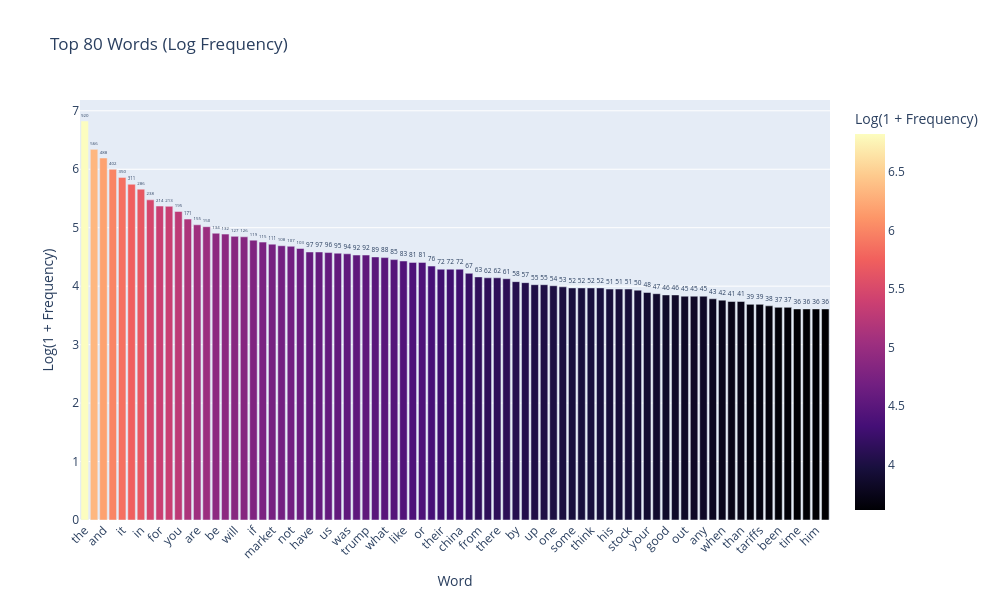

Source (notebook cell):
### Code cell
import numpy as np
import pandas as pd
import plotly.express as px

# Assuming you already have:
# count_vect = CountVectorizer(...)
# X = count_vect.fit_transform(df['text'].astype(str))

# Get raw word counts from sparse matrix
word_counts = X.sum(axis=0).A1  # shape: (n_features,)
feature_names = count_vect.get_feature_names_out()

# Get top 80 terms by frequency
top_n = 80
top_indices = word_counts.argsort()[-top_n:][::-1]

# Extract top words and their raw counts
top_words = feature_names[top_indices]
top_counts = word_counts[top_indices]

# Apply safe log transform: log(1 + count)
top_counts_log = np.log1p(top_counts)

# Create DataFrame for Plotly
df_terms = pd.DataFrame({
    'Term': top_words,
    'Log Frequency': top_counts_log  # ← clearly labeled!
})

# Create interactive bar chart
fig = px.bar(
    df_terms,
    x='Term',
    y='Log Frequency',
    title=f'Top {top_n} Words (Log Frequency)',
    labels={'Term': 'Word', 'Log Frequency': 'Log(1 + Frequency)'},
    color='Log Frequency',
    color_continuous_scale='magma',
    text=top_counts  # show RAW counts on bars (more intuitive)
)

# Improve layout
fig.update_layout(
    xaxis_tickangle=-45,
    height=600,
    width=1000,
    showlegend=False
)

# Optional: format hover and text
fig.update_traces(
    hovertemplate="<b>%{x}</b><br>Raw Count: %{text}<br>Log Freq: %{y:.2f}<extra></extra>",
    texttemplate="%{text}",
    textposition="outside"
)

fig.show()

### Figure 1 — Plotly figure (JSON) as saved in the notebook; plotly's stock layout.template omitted (floating-point values rounded to 4 significant figures)
{"data": [{"hovertemplate": "<b>%{x}</b><br>Raw Count: %{text}<br>Log Freq: %{y:.2f}<extra></extra>", "legendgroup": "", "marker": {"color": [6.825, 6.34, 6.192, 5.999, 5.861, 5.743, 5.659, 5.476, 5.371, 5.366, 5.278, 5.147, 5.05, 5.017, 4.905, 4.89, 4.852, 4.844, 4.787, 4.754, 4.718, 4.691, 4.682, 4.644, 4.585, 4.585, 4.575, 4.564, 4.554, 4.533, 4.533, 4.5, 4.489, 4.454, 4.431, 4.407, 4.407, 4.344, 4.29, 4.29, 4.29, 4.22, 4.159, 4.143, 4.143, 4.127, 4.078, 4.06, 4.025, 4.025, 4.007, 3.989, 3.97, 3.97, 3.97, 3.97, 3.951, 3.951, 3.951, 3.932, 3.892, 3.871, 3.85, 3.85, 3.829, 3.829, 3.829, 3.784, 3.761, 3.738, 3.738, 3.689, 3.689, 3.664, 3.638, 3.638, 3.611, 3.611, 3.611, 3.611], "coloraxis": "coloraxis", "pattern": {"shape": ""}}, "name": "", "orientation": "v", "showlegend": false, "text": [920.0, 566.0, 488.0, 402.0, 350.0, 311.0, 286.0, 238.0, 214.0, 213.0, 195.0, 171.0, 155.0, 150.0, 134.0, 132.0, 127.0, 126.0, 119.0, 115.0, 111.0, 108.0, 107.0, 103.0, 97.0, 97.0, 96.0, 95.0, 94.0, 92.0, 92.0, 89.0, 88.0, 85.0, 83.0, 81.0, 81.0, 76.0, 72.0, 72.0, 72.0, 67.0, 63.0, 62.0, 62.0, 61.0, 58.0, 57.0, 55.0, 55.0, 54.0, 53.0, 52.0, 52.0, 52.0, 52.0, 51.0, 51.0, 51.0, 50.0, 48.0, 47.0, 46.0, 46.0, 45.0, 45.0, 45.0, 43.0, 42.0, 41.0, 41.0, 39.0, 39.0, 38.0, 37.0, 37.0, 36.0, 36.0, 36.0, 36.0], "textposition": "outside", "texttemplate": "%{text}", "type": "bar", "x": ["the", "to", "and", "is", "it", "of", "in", "that", "for", "this", "you", "on", "are", "they", "be", "he", "will", "with", "if", "as", "market", "but", "not", "so", "have", "all", "us", "just", "was", "at", "trump", "my", "what", "can", "like", "we", "or", "has", "their", "about", "china", "more", "from", "now", "there", "no", "by", "re", "up", "how", "one", "do", "some", "even", "think", "them", "his", "people", "stock", "going", "your", "an", "good", "money", "out", "would", "any", "see", "when", "who", "than", "only", "tariffs", "why", "been", "get", "time", "make", "him", "other"], "xaxis": "x", "y": [6.825, 6.34, 6.192, 5.999, 5.861, 5.743, 5.659, 5.476, 5.371, 5.366, 5.278, 5.147, 5.05, 5.017, 4.905, 4.89, 4.852, 4.844, 4.787, 4.754, 4.718, 4.691, 4.682, 4.644, 4.585, 4.585, 4.575, 4.564, 4.554, 4.533, 4.533, 4.5, 4.489, 4.454, 4.431, 4.407, 4.407, 4.344, 4.29, 4.29, 4.29, 4.22, 4.159, 4.143, 4.143, 4.127, 4.078, 4.06, 4.025, 4.025, 4.007, 3.989, 3.97, 3.97, 3.97, 3.97, 3.951, 3.951, 3.951, 3.932, 3.892, 3.871, 3.85, 3.85, 3.829, 3.829, 3.829, 3.784, 3.761, 3.738, 3.738, 3.689, 3.689, 3.664, 3.638, 3.638, 3.611, 3.611, 3.611, 3.611], "yaxis": "y"}], "layout": {"barmode": "relative", "coloraxis": {"colorbar": {"title": {"text": "Log(1 + Frequency)"}}, "colorscale": [[0, "#000004"], [0.1111, "#180f3d"], [0.2222, "#440f76"], [0.3333, "#721f81"], [0.4444, "#9e2f7f"], [0.5556, "#cd4071"], [0.6667, "#f1605d"], [0.7778, "#fd9668"], [0.8889, "#feca8d"], [1, "#fcfdbf"]]}, "height": 600, "legend": {"tracegroupgap": 0}, "showlegend": false, "title": {"text": "Top 80 Words (Log Frequency)"}, "width": 1000, "xaxis": {"anchor": "y", "domain": [0, 1], "tickangle": -45, "title": {"text": "Word"}}, "yaxis": {"anchor": "x", "domain": [0, 1], "title": {"text": "Log(1 + Frequency)"}}}}
